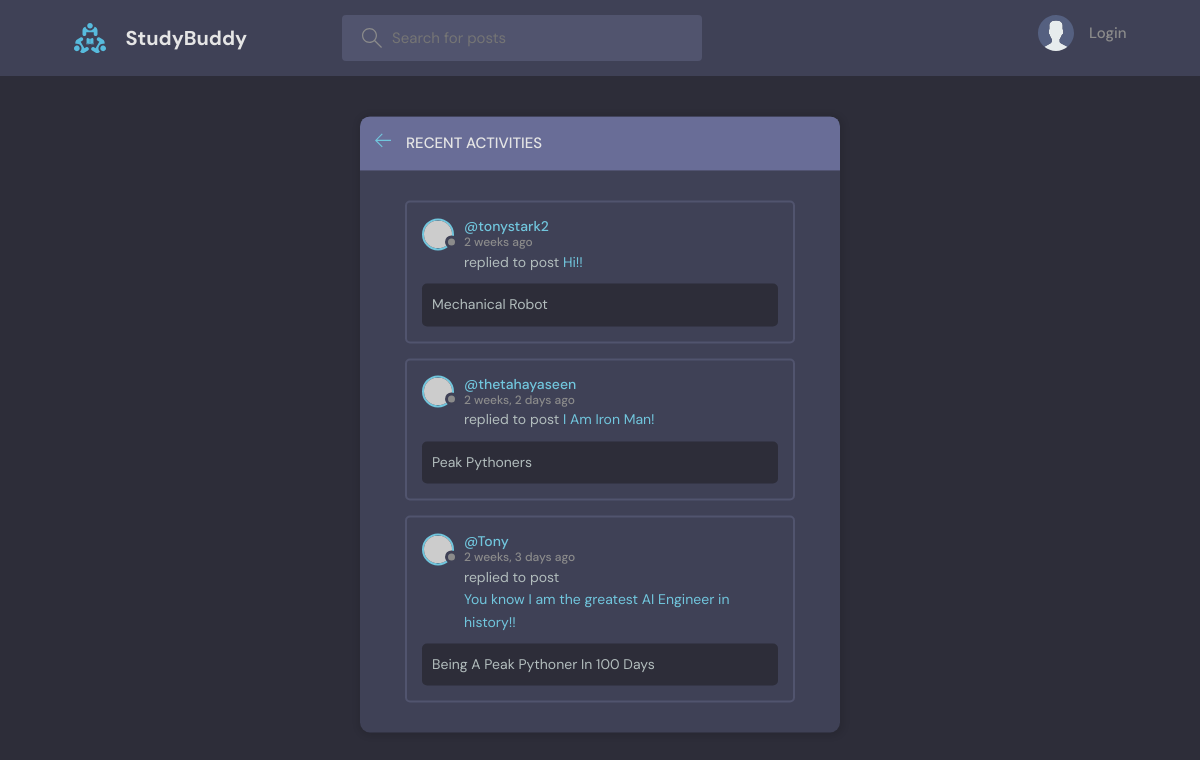
The page /activities on the database as committed earlier.
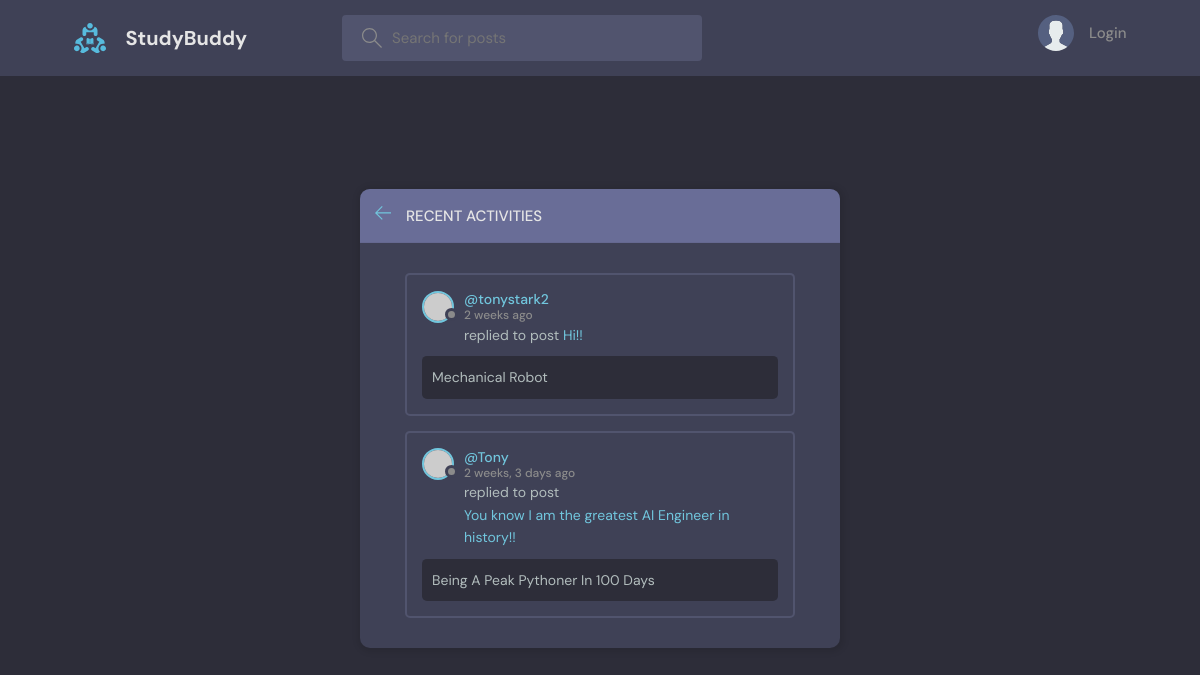
The same page on the database as committed later.
### base/models.py (models this page shows)
class Message(models.Model):
    user = models.ForeignKey(User, on_delete=models.CASCADE)
    room = models.ForeignKey(Room, on_delete=models.CASCADE)
    body = models.TextField()
    updated = models.DateTimeField(auto_now=True)
    created = models.DateTimeField(auto_now_add=True)
    class Meta:
        ordering = ["-updated", "-created"]
    def __str__(self):
        return str(self.body)[0:50]

class Room(models.Model):
    host = models.ForeignKey(User, on_delete=models.SET_NULL, null = True)
    topic = models.ForeignKey(Topic, on_delete=models.SET_NULL, null = True)
    name = models.CharField(max_length=200)
    description = models.TextField(null=True, blank=True)
    participants = models.ManyToManyField(User, related_name="participants", blank=True)
    updated = models.DateTimeField(auto_now=True)
    created = models.DateTimeField(auto_now_add=True)
    def __str__(self):
        return str(self.name)
    class Meta:
        ordering = ["-updated", "-created"]

### base/views.py (the view)
# urls.py: path("activities", views.activities, name = "activities")
def activities(request):
    search = request.GET.get("search") if request.GET.get("search") else ""
    activities = Message.objects.all()
    context = {"activities": activities}
    return render(request, "base/activity.html", context)

### base/templates/base/activity.html (shortened to what this page needs)
{% extends 'mainlayout.html' %}
{% block content %}
   <main class="layout">
      <div class="container">
        <div class="layout__box">
          <div class="layout__boxHeader">
            <div class="layout__boxTitle">
              <a href="{% url 'home' %}">
                <svg version="1.1" xmlns="http://www.w3.org/2000/svg" width="32" height="32" viewBox="0 0 32 32">
                  <title>arrow-left</title>
                  <path
                    d="M13.723 2.286l-13.723 13.714 13.719 13.714 1.616-1.611-10.96-10.96h27.625v-2.286h-27.625l10.965-10.965-1.616-1.607z"
                  ></path>
                </svg>
              </a>
              <h3>Recent Activities</h3>
            </div>
          </div>
          <div class="activities-page layout__body">
            {% for activity in activities %}
            <div class="activities__box">
              <div class="activities__boxHeader roomListRoom__header">
                <a href="{% url 'user-profile' activity.user.id %}" class="roomListRoom__author">
                  <div class="avatar avatar--small">
                    <img src="https://randomuser.me/api/portraits/women/11.jpg" />
                  </div>
                  <p>
                    @{{activity.user}}
                    <span>{{activity.created|timesince}} ago</span>
                  </p>
                </a>
              </div>
              <div class="activities__boxContent">
                <p>replied to post <a href="{% url 'room' activity.room.id %}">{{activity}}!</a></p>
                <div class="activities__boxRoomContent">
                  {{activity.room}}
                </div>
              </div>
            </div>
            {% endfor %}
          </div>
        </div>
      </div>
    </main>
{% endblock content %}

Rows that differ between the two databases and show on the page:
removed Message: user "thetahayaseen", created "2 weeks, 2 days", body "I Am Iron Man", room "Peak Pythoners"
